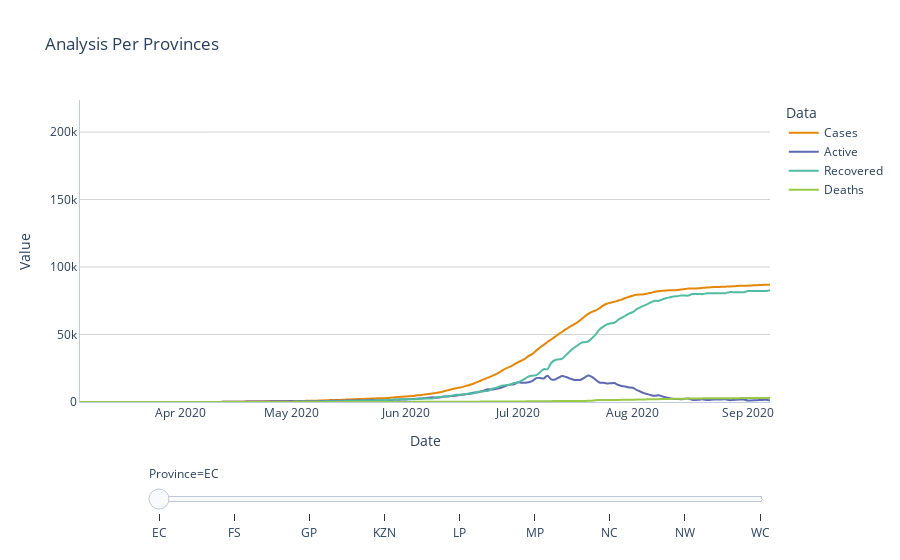

Notebook code for this chart:
### Code cell
fig_analaysis_prov2 = px.line(analysis_states, title='Analysis Per Provinces',
             x='Date', y='Value', color='Data', animation_frame='Province',
             line_shape='spline', range_y=[0, max_states],
             color_discrete_sequence=colour_series)

fig_analaysis_prov2.update_layout(plot_bgcolor="#FFF")
fig_analaysis_prov2.update_xaxes(linecolor="#BCCCDC")
fig_analaysis_prov2.update_yaxes(linecolor="#BCCCDC", gridcolor='#D3D3D3')

fig_analaysis_prov2.update_xaxes(showspikes=True, spikesnap="cursor", spikemode="across", spikethickness=1)
fig_analaysis_prov2.update_yaxes(showspikes=True, spikethickness=1)
fig_analaysis_prov2.update_layout(spikedistance=1000, hoverdistance=100)

fig_analaysis_prov2.update_traces(hovertemplate=template_h)
fig_analaysis_prov2.update_layout(hovermode="x")
fig_analaysis_prov2["layout"].pop("updatemenus") # remove play controls

fig_analaysis_prov2.show()
#plot_analsysis_prov2 = plot(fig_analaysis_prov2, output_type='div', include_plotlyjs=False, auto_play=False)

### Figure 1 — Plotly figure (JSON) as saved in the notebook; plotly's stock layout.template omitted (floating-point values rounded to 4 significant figures; data arrays with more than 128 entries replaced by an {"elided": "..."} marker saying what was removed)
{"data": [{"hovertemplate": "%{y}", "legendgroup": "Cases", "line": {"color": "rgb(229, 134, 6)", "dash": "solid", "shape": "spline"}, "mode": "lines", "name": "Cases", "showlegend": true, "type": "scatter", "x": {"elided": "187 str values"}, "xaxis": "x", "y": {"elided": "187 int values"}, "yaxis": "y"}, {"hovertemplate": "%{y}", "legendgroup": "Active", "line": {"color": "rgb(93, 105, 177)", "dash": "solid", "shape": "spline"}, "mode": "lines", "name": "Active", "showlegend": true, "type": "scatter", "x": {"elided": "187 str values"}, "xaxis": "x", "y": {"elided": "187 int values"}, "yaxis": "y"}, {"hovertemplate": "%{y}", "legendgroup": "Recovered", "line": {"color": "rgb(82, 188, 163)", "dash": "solid", "shape": "spline"}, "mode": "lines", "name": "Recovered", "showlegend": true, "type": "scatter", "x": {"elided": "187 str values"}, "xaxis": "x", "y": {"elided": "187 int values"}, "yaxis": "y"}, {"hovertemplate": "%{y}", "legendgroup": "Deaths", "line": {"color": "rgb(153, 201, 69)", "dash": "solid", "shape": "spline"}, "mode": "lines", "name": "Deaths", "showlegend": true, "type": "scatter", "x": {"elided": "187 str values"}, "xaxis": "x", "y": {"elided": "187 int values"}, "yaxis": "y"}], "layout": {"hoverdistance": 100, "hovermode": "x", "legend": {"title": {"text": "Data"}, "tracegroupgap": 0}, "plot_bgcolor": "#FFF", "sliders": [{"active": 0, "currentvalue": {"prefix": "Province="}, "len": 0.9, "pad": {"b": 10, "t": 60}, "steps": [{"args": [["EC"], {"frame": {"duration": 0, "redraw": false}, "fromcurrent": true, "mode": "immediate", "transition": {"duration": 0, "easing": "linear"}}], "label": "EC", "method": "animate"}, {"args": [["FS"], {"frame": {"duration": 0, "redraw": false}, "fromcurrent": true, "mode": "immediate", "transition": {"duration": 0, "easing": "linear"}}], "label": "FS", "method": "animate"}, {"args": [["GP"], {"frame": {"duration": 0, "redraw": false}, "fromcurrent": true, "mode": "immediate", "transition": {"duration": 0, "easing": "linear"}}], "label": "GP", "method": "animate"}, {"args": [["KZN"], {"frame": {"duration": 0, "redraw": false}, "fromcurrent": true, "mode": "immediate", "transition": {"duration": 0, "easing": "linear"}}], "label": "KZN", "method": "animate"}, {"args": [["LP"], {"frame": {"duration": 0, "redraw": false}, "fromcurrent": true, "mode": "immediate", "transition": {"duration": 0, "easing": "linear"}}], "label": "LP", "method": "animate"}, {"args": [["MP"], {"frame": {"duration": 0, "redraw": false}, "fromcurrent": true, "mode": "immediate", "transition": {"duration": 0, "easing": "linear"}}], "label": "MP", "method": "animate"}, {"args": [["NC"], {"frame": {"duration": 0, "redraw": false}, "fromcurrent": true, "mode": "immediate", "transition": {"duration": 0, "easing": "linear"}}], "label": "NC", "method": "animate"}, {"args": [["NW"], {"frame": {"duration": 0, "redraw": false}, "fromcurrent": true, "mode": "immediate", "transition": {"duration": 0, "easing": "linear"}}], "label": "NW", "method": "animate"}, {"args": [["WC"], {"frame": {"duration": 0, "redraw": false}, "fromcurrent": true, "mode": "immediate", "transition": {"duration": 0, "easing": "linear"}}], "label": "WC", "method": "animate"}], "x": 0.1, "xanchor": "left", "y": 0, "yanchor": "top"}], "spikedistance": 1000, "title": {"text": "Analysis Per Provinces"}, "xaxis": {"anchor": "y", "domain": [0, 1], "linecolor": "#BCCCDC", "showspikes": true, "spikemode": "across", "spikesnap": "cursor", "spikethickness": 1, "title": {"text": "Date"}}, "yaxis": {"anchor": "x", "domain": [0, 1], "gridcolor": "#D3D3D3", "linecolor": "#BCCCDC", "range": [0, 223700.0], "showspikes": true, "spikethickness": 1, "title": {"text": "Value"}}}}
